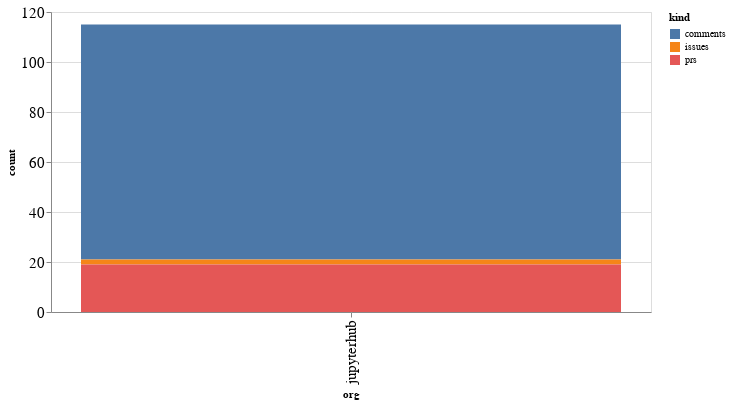

Notebook cell for this chart:
### Code cell
alt.Chart(org_summaries, width=600).mark_bar().encode(
    x='org',
    y='count',
    color='kind',
    tooltip="org"
)

### Figure 1 — Vega-Lite specification as saved in the notebook (floating-point values rounded to 4 significant figures)
{"config": {"axisLeft": {"labelFontSize": 15}, "axisBottom": {"labelFontSize": 15}}, "data": {"name": "data-f1d36fe6249a0f3e0da3856d5fba4ba7"}, "mark": "bar", "encoding": {"color": {"type": "nominal", "field": "kind"}, "tooltip": {"type": "nominal", "field": "org"}, "x": {"type": "nominal", "field": "org"}, "y": {"type": "quantitative", "field": "count"}}, "width": 600, "$schema": "https://vega.github.io/schema/vega-lite/v4.8.1.json", "datasets": {"data-f1d36fe6249a0f3e0da3856d5fba4ba7": [{"org": "jupyterhub", "kind": "comments", "count": 94}, {"org": "jupyterhub", "kind": "issues", "count": 2}, {"org": "jupyterhub", "kind": "prs", "count": 19}]}}
